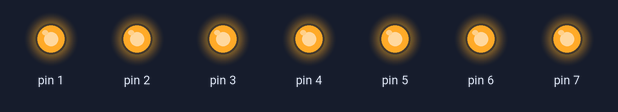
The sketch below on a simulated Arduino Uno, built with avr-gcc and run on an emulated ATmega328P. Parts: output pins drawn as LEDs (lit = HIGH).

Above: at 0.1 s.
Timing chart, 0 to 1.6 s (numbered marks = the images above):
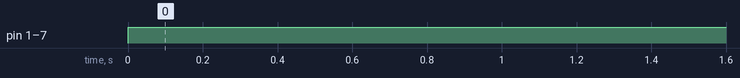

Measured:
- by itself, pin 1–7: LOW → HIGH at 0.00 s

The sketch:

LEDTester.ino
```cpp
int LED = 0;

void setup()
{
  // My LEDs are shit, need to find a way to check them before I YEET this thing out the window
  pinMode(1, OUTPUT);
  pinMode(2, OUTPUT);
  pinMode(3, OUTPUT);
  pinMode(4, OUTPUT);
  pinMode(5, OUTPUT);
  pinMode(6, OUTPUT);
  pinMode(7, OUTPUT);

}

void loop()
{
 digitalWrite(1, HIGH); //should probably write a loop, but loops are in project 3, will revisit this
 digitalWrite(2, HIGH);
 digitalWrite(3, HIGH);
 digitalWrite(4, HIGH);
 digitalWrite(5, HIGH);
 digitalWrite(6, HIGH);
 digitalWrite(7, HIGH);
}
```
